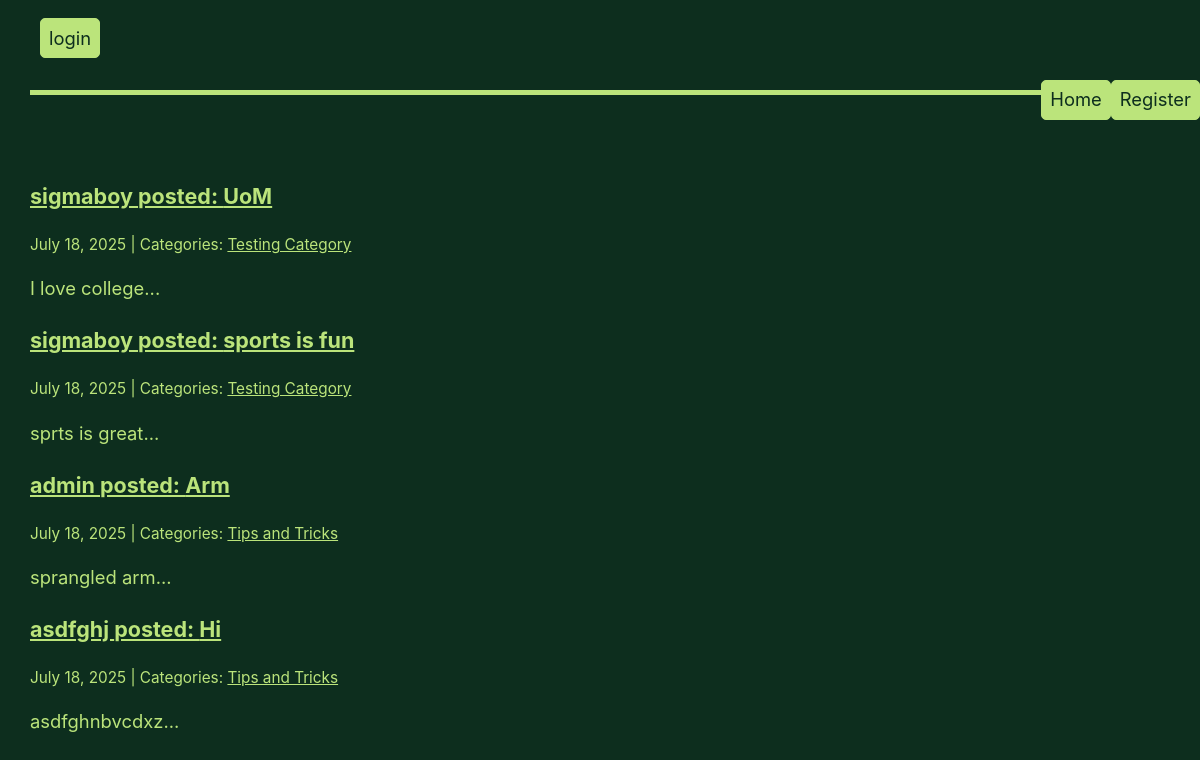
/, run on an earlier commit of the app's database.
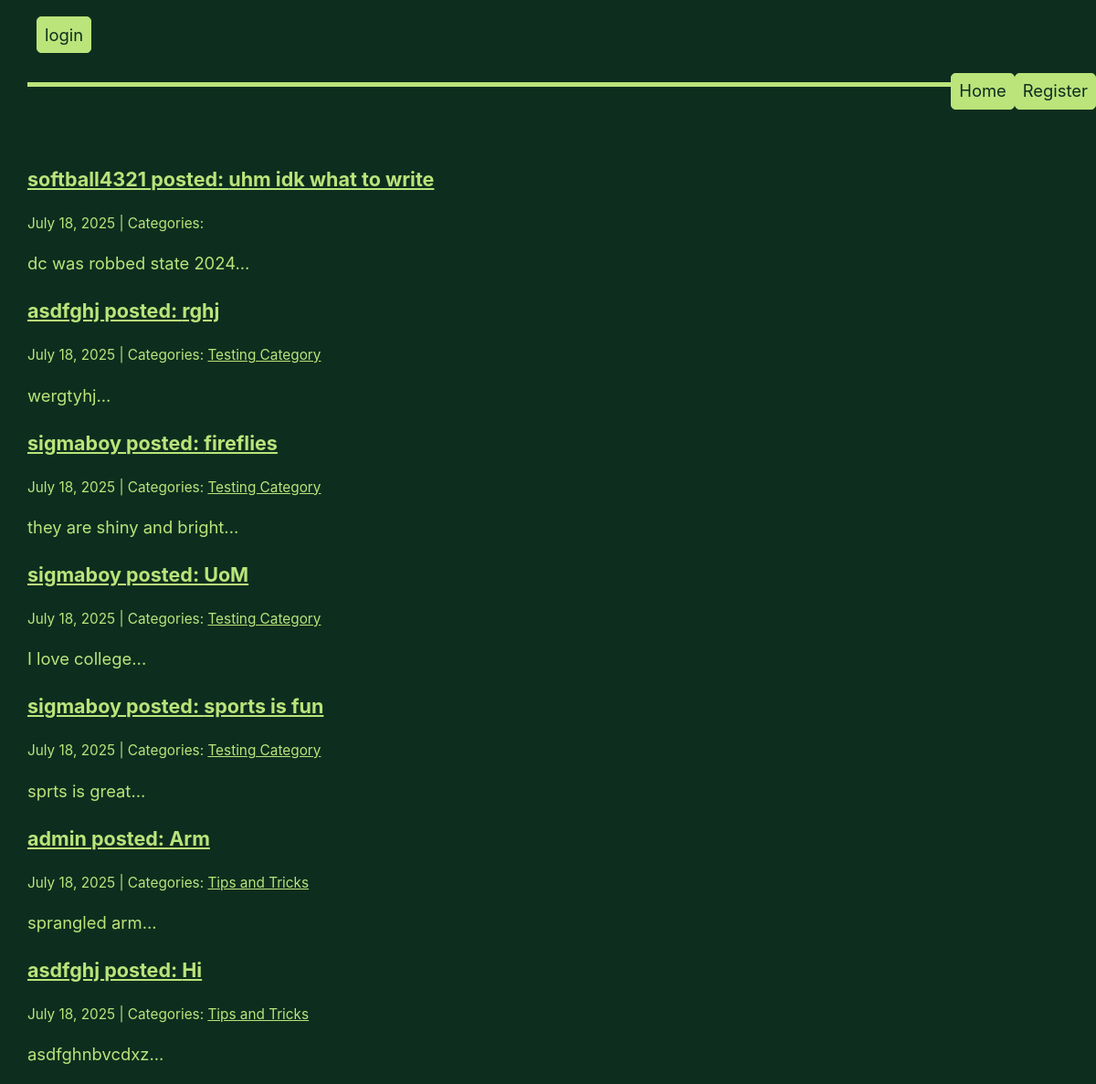
And on a later commit of the database.
### app/models.py (models this page shows, shortened)
class Post(models.Model):
    author = models.CharField(max_length=100, default='admin')
    title = models.CharField(max_length=255)
    image = models.ImageField(null=True, blank=True, upload_to="media/")
    body = models.TextField()
    created_on = models.DateTimeField(auto_now_add=True)
    last_modified = models.DateTimeField(auto_now=True)
    categories = models.ManyToManyField("Category", related_name="posts")
    is_private = models.BooleanField(default=True)

class Category(models.Model):
    name = models.CharField(max_length=30)
    class Meta:
        verbose_name_plural = "categories"

### app/views.py (the view)
# urls.py: path('', views.index, name='index'),
def index(request):
    posts = Post.objects.all().order_by("-created_on")
    context = {
        "posts": posts,
    }
    return render(request, "app/index.html", context)

### app/templates/app/index.html (shortened to what this page needs)
{% extends "base.html" %}
{% block page_content %}
    {% block posts %}
        {% for post in posts %}
        <div class="post">
            <h3><a href="{% url 'post_detail' post.pk %}">{{ post.author }} posted: {{ post.title }}</a></h3>
            <small>
                {{ post.created_on.date }} | Categories:
                {% for category in post.categories.all %}
                    <a href="{% url 'category' category.name %}">
                        {{ category.name }}
                    </a>
                {% endfor %}
            </small>
            <p>{{ post.body | slice:":400" }}...</p>
          </div>
        {% endfor %}
    {% endblock posts %}
{% endblock page_content %}

### app/templates/app/base.html (shortened to what this page needs)
<head>
    {% load static %}
    <link rel="stylesheet" type="text/css" href="{% static 'style.css' %}">
<div id="navbar">
    {% block navbar %}
        {% if user.is_authenticated %}
            <form method="post" action="{% url 'logout' %}">
                {% csrf_token %}
                {% if request.path == '/profile/' %}
                <button type="submit">Logout</button>
            {% endif %}
            </form>
            <a class="button" style="float: left;" href="{% url 'create_post' %}">Create Post</a>
            {% if user.is_staff %}
            <a class="button" href="/admin">Admin Site</a>
            {% endif %}
            <a class="button" href="{% url 'profile' %}">Profile</a>
        {% else %}
            <form action="{% url 'login' %}">
                <button href="{% url "login" %}" type="submit">login</button>
            </form>
            <a class="button" href="{% url 'register' %}">Register</a>
        {% endif %}
        <a class="button" href="{% url 'index' %}">Home</a>
    </div>
    <br><br>
    {% endblock navbar %}
</head>
{% block page_content %}
{% endblock page_content %}

### app/static/style.css (style rules this page uses)
a, a:visited { color: var(--accent); }
button, .button, a.button, input[type="submit"], input[type="reset"], input[type="button"] { border: 1px solid var(--accent); background-color: var(--accent); line-height: large; color: var(--accent-text); padding: 0.7rem 0.10rem; text-align: left; text-decoration: none; }
header > nav ul li,#navbar a { padding: 0.2rem 0.5rem; text-decoration: none; float: right; }
textarea, select, input, button, .button { font-size: inherit; border-radius: var(--standard-border-radius); box-shadow: none; max-width: 100%; margin-bottom: 0.25rem; padding: 0.5rem; font-family: inherit; display: inline-block; }
div { margin: 0.5rem 0; }
#navbar { border-bottom: 5px solid var(--border); padding: 10px; position: center; color: var(--text); top: 0; overflow: show; }
#navbar a { padding: 0.3rem 0.5rem; text-decoration: none; float: right; }

What changed in the data, as far as the page shows it:
added Post: author "softball4321", title "uhm idk what to write", created_on "July 18, 2025", body "dc was robbed state 2024"
added Post: author "asdfghj", title "rghj", created_on "July 18, 2025", body "wergtyhj", Category (name "Testing Category")
added Post: author "sigmaboy", title "fireflies", created_on "July 18, 2025", body "they are shiny and bright", Category (name "Testing Category")
